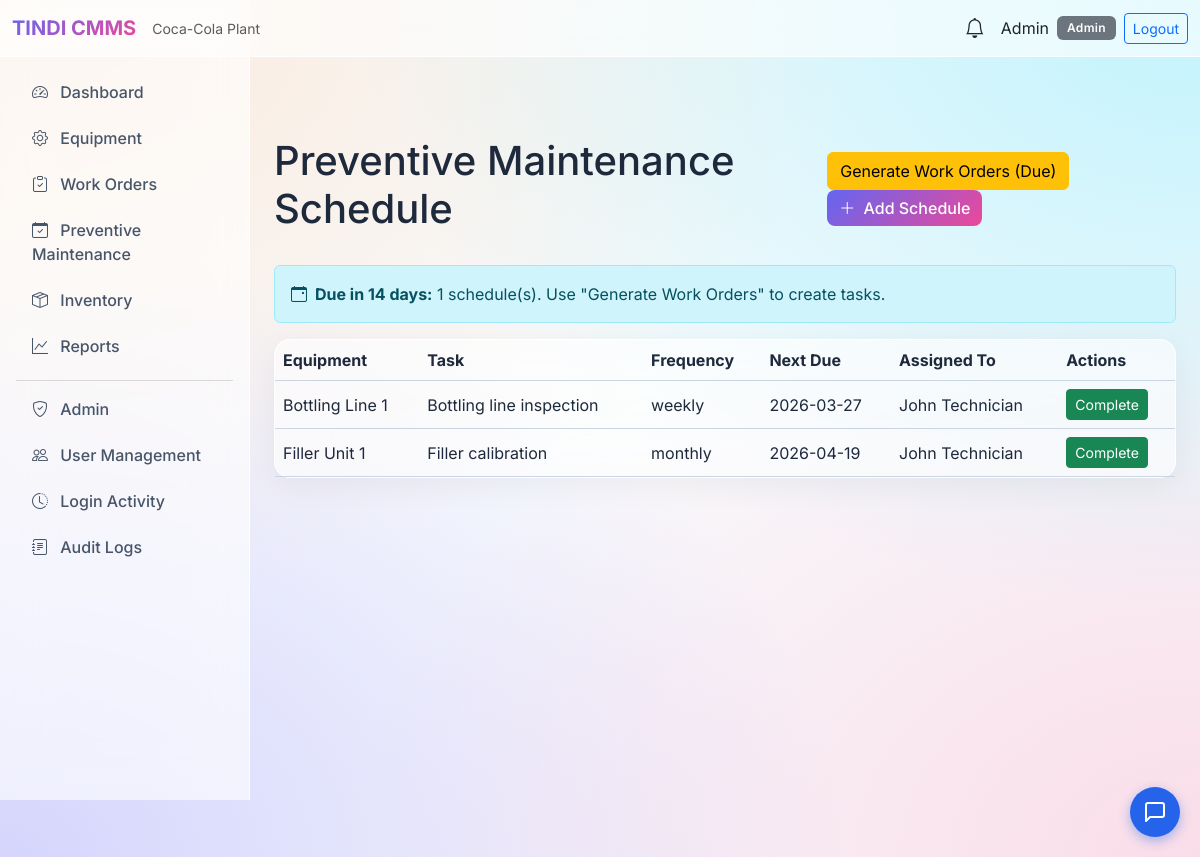
/maintenance (signed in), run on the app's committed database.
### tables this page shows
CREATE TABLE users (
    id INTEGER PRIMARY KEY AUTOINCREMENT,
    name TEXT NOT NULL,
    email TEXT UNIQUE NOT NULL,
    password_hash TEXT NOT NULL,
    role TEXT NOT NULL CHECK(role IN ('Admin', 'Maintenance Manager', 'Technician', 'Store Manager')),
    is_active INTEGER DEFAULT 1,
    created_at TIMESTAMP DEFAULT CURRENT_TIMESTAMP,
    updated_at TIMESTAMP DEFAULT CURRENT_TIMESTAMP
, last_login TIMESTAMP, password TEXT);

CREATE TABLE maintenance_schedule (
    id INTEGER PRIMARY KEY AUTOINCREMENT,
    equipment_id INTEGER NOT NULL,
    task_name TEXT NOT NULL,
    frequency TEXT NOT NULL CHECK(frequency IN ('daily', 'weekly', 'biweekly', 'monthly', 'quarterly', 'annually')),
    next_due_date TEXT NOT NULL,
    last_completed_date TEXT,
    assigned_to INTEGER,
    is_active INTEGER DEFAULT 1,
    notes TEXT,
    created_at TIMESTAMP DEFAULT CURRENT_TIMESTAMP,
    FOREIGN KEY (equipment_id) REFERENCES equipment(id) ON DELETE CASCADE,
    FOREIGN KEY (assigned_to) REFERENCES users(id)
);

CREATE TABLE equipment (
    id INTEGER PRIMARY KEY AUTOINCREMENT,
    name TEXT NOT NULL,
    category TEXT NOT NULL,
    location TEXT,
    status TEXT NOT NULL DEFAULT 'active' CHECK(status IN ('active', 'faulty', 'under_maintenance', 'inactive')),
    qr_code TEXT,
    serial_number TEXT,
    purchase_date TEXT,
    last_maintenance_date TEXT,
    notes TEXT,
    created_at TIMESTAMP DEFAULT CURRENT_TIMESTAMP,
    updated_at TIMESTAMP DEFAULT CURRENT_TIMESTAMP
);

### app/routes/maintenance_routes.py (the view)
@maintenance_bp.route('')
@login_required
@role_required('Admin', 'Maintenance Manager')
def list_schedules():
    schedules = get_all()
    due_soon = get_due_soon(14)
    today_plus_14 = (datetime.now() + timedelta(days=14)).strftime('%Y-%m-%d')
    return render_template('maintenance/list.html', schedules=schedules, due_soon=due_soon, today_plus_14=today_plus_14)

### app/models/maintenance_schedule.py (called while the page is built)
def get_all():
    return execute_query(
        """SELECT ms.*, e.name as equipment_name, e.location, u.name as assigned_to_name
           FROM maintenance_schedule ms
           LEFT JOIN equipment e ON ms.equipment_id = e.id
           LEFT JOIN users u ON ms.assigned_to = u.id
           WHERE ms.is_active = 1 ORDER BY ms.next_due_date""",
        fetch_all=True
    )

def get_due_soon(days=7):
    return execute_query(
        """SELECT ms.*, e.name as equipment_name FROM maintenance_schedule ms
           LEFT JOIN equipment e ON ms.equipment_id = e.id
           WHERE ms.is_active = 1 AND ms.next_due_date <= date('now', '+{} days') AND ms.next_due_date >= date('now')
           ORDER BY ms.next_due_date""".format(days),
        fetch_all=True
    )

### app/models/notification.py (called while the page is built)
def get_unread(user_id):
    return execute_query(
        "SELECT * FROM notifications WHERE user_id = ? AND is_read = 0 ORDER BY created_at DESC",
        (user_id,), fetch_all=True
    )

### app/models/user.py (called while the page is built)
def get_by_id(user_id):
    return execute_query(
        "SELECT id, name, email, role, is_active FROM users WHERE id = ?",
        (user_id,), fetch_one=True
    )

### app/routes/auth_routes.py (called while the page is built)
def login_required(f):
    @wraps(f)
    def decorated(*args, **kwargs):
        if 'user_id' not in session:
            flash('Please log in to access this page.', 'warning')
            return redirect(url_for('auth.login'))
        return f(*args, **kwargs)
    return decorated

def role_required(*allowed_roles):
    def decorator(f):
        @wraps(f)
        def decorated(*args, **kwargs):
            if 'user_id' not in session:
                flash('Please log in.', 'warning')
                return redirect(url_for('auth.login'))
            user = get_by_id(session['user_id'])
            if not user or user['role'] not in allowed_roles:
                flash('Access denied. Insufficient permissions.', 'danger')
                return redirect(url_for('main.dashboard'))
            return f(*args, **kwargs)
        return decorated
    return decorator

### database/db.py (called while the page is built)
def get_connection():
    conn = sqlite3.connect(DATABASE)
    conn.row_factory = sqlite3.Row
    conn.execute("PRAGMA foreign_keys = ON")
    return conn

### templates/maintenance/list.html (shortened to what this page needs)
{% extends "base.html" %}
{% block content %}
<div class="d-flex justify-content-between align-items-center mb-4">
    <h1>Preventive Maintenance Schedule</h1>
    <div>
        <a href="{{ url_for('maintenance.generate_work_orders') }}" class="btn btn-warning me-2">Generate Work Orders (Due)</a>
        <a href="{{ url_for('maintenance.add') }}" class="btn btn-primary"><i class="bi bi-plus-lg me-1"></i> Add Schedule</a>
    </div>
</div>
{% if due_soon %}
<div class="alert alert-info mb-3"><i class="bi bi-calendar-event me-2"></i><strong>Due in 14 days:</strong> {{ due_soon | length }} schedule(s). Use "Generate Work Orders" to create tasks.</div>
{% endif %}
<div class="card">
    <div class="table-responsive">
        <table class="table table-dark table-hover mb-0">
            <thead>
                <tr>
                    <th>Equipment</th>
                    <th>Task</th>
                    <th>Frequency</th>
                    <th>Next Due</th>
                    <th>Assigned To</th>
                    <th>Actions</th>
                </tr>
            </thead>
            <tbody>
                {% for s in schedules %}
                <tr>
                    <td>{{ s.equipment_name }}</td>
                    <td>{{ s.task_name }}</td>
                    <td>{{ s.frequency }}</td>
                    <td>{{ s.next_due_date }}</td>
                    <td>{{ s.assigned_to_name or '-' }}</td>
                    <td>
                        <form method="POST" action="{{ url_for('maintenance.complete', sched_id=s.id) }}" class="d-inline">
                            <button type="submit" class="btn btn-sm btn-success">Complete</button>
                        </form>
                    </td>
                </tr>
                {% else %}
                <tr><td colspan="6" class="text-center text-muted">No preventive maintenance schedules.</td></tr>
                {% endfor %}
            </tbody>
        </table>
    </div>
</div>
{% endblock %}

### templates/base.html (shortened to what this page needs)
<!DOCTYPE html>
<html lang="en">
<head>
    <link href="https://cdn.jsdelivr.net/npm/bootstrap@5.3.2/dist/css/bootstrap.min.css" rel="stylesheet">
    <link href="https://cdn.jsdelivr.net/npm/bootstrap-icons@1.11.1/font/bootstrap-icons.css" rel="stylesheet">
</head>
<body>
    {% if current_user %}
    <nav class="navbar navbar-expand-lg navbar-light navbar-custom">
        <div class="container-fluid">
            <a class="navbar-brand brand-gradient fw-bold" href="{{ url_for('main.dashboard') }}">TINDI CMMS</a>
            <span class="text-muted small">Coca-Cola Plant</span>
            <div class="ms-auto d-flex align-items-center">
                <div class="dropdown me-3">
                    <a class="text-dark position-relative" href="#" data-bs-toggle="dropdown">
                        <i class="bi bi-bell fs-5"></i>
                    </a>
                </div>
                <span class="text-dark me-2">{{ current_user.name }}</span>
                <span class="badge bg-secondary">{{ current_user.role }}</span>
                <a href="{{ url_for('auth.logout') }}" class="btn btn-outline-primary btn-sm ms-2">Logout</a>
            </div>
        </div>
    </nav>
    <div class="d-flex">
        <aside class="sidebar position-fixed top-0 start-0 vh-100"
            style="width: var(--sidebar-width); padding-top: 56px;">
            <nav class="nav flex-column p-3">
                <a class="nav-link rounded"
                    href="{{ url_for('admin.dashboard') if current_user.role == 'Admin' else url_for('main.dashboard') }}"><i
                        class="bi bi-speedometer2 me-2"></i> Dashboard</a>
                {% if current_user.role in ['Admin', 'Maintenance Manager', 'Technician'] %}
                <a class="nav-link rounded" href="{{ url_for('equipment.list_equipment') }}"><i
                        class="bi bi-gear me-2"></i> Equipment</a>
                {% endif %}
                {% if current_user.role in ['Admin', 'Maintenance Manager', 'Technician'] %}
                <a class="nav-link rounded" href="{{ url_for('work_order.list_work_orders') }}"><i
                        class="bi bi-clipboard-check me-2"></i> Work Orders</a>
                {% endif %}
                {% if current_user.role in ['Admin', 'Maintenance Manager'] %}
                <a class="nav-link rounded" href="{{ url_for('maintenance.list_schedules') }}"><i
                        class="bi bi-calendar-check me-2"></i> Preventive Maintenance</a>
                {% endif %}
                {% if current_user.role in ['Admin', 'Store Manager', 'Maintenance Manager'] %}
                <a class="nav-link rounded" href="{{ url_for('inventory.list_inventory') }}"><i
                        class="bi bi-box-seam me-2"></i> Inventory</a>
                {% endif %}
                {% if current_user.role in ['Admin', 'Maintenance Manager'] %}
                <a class="nav-link rounded" href="{{ url_for('reports.index') }}"><i class="bi bi-graph-up me-2"></i>
                    Reports</a>
                {% endif %}
                {% if current_user.role == 'Admin' %}
                <hr class="border-secondary my-2">
                <a class="nav-link rounded" href="{{ url_for('admin.dashboard') }}"><i
                        class="bi bi-shield-check me-2"></i> Admin</a>
                <a class="nav-link rounded" href="{{ url_for('admin.users') }}"><i class="bi bi-people me-2"></i> User
                    Management</a>
                <a class="nav-link rounded" href="{{ url_for('admin.login_activity') }}"><i
                        class="bi bi-clock-history me-2"></i> Login Activity</a>
                <a class="nav-link rounded" href="{{ url_for('audit.audit_logs') }}"><i
                        class="bi bi-journal-text me-2"></i> Audit Logs</a>
                {% endif %}
            </nav>
        </aside>
        <main class="main-content flex-grow-1 p-4" style="padding-top: 80px !important;">
            {% block content %}{% endblock %}
        </main>
    </div>
    {% else %}
    {% block full_page %}{% endblock %}
    {% endif %}
    {% include 'chatbot_widget.html' %}
</body>
</html>

### templates/base.html (style rules this page uses)
:root { --sidebar-width: 250px; --glass-bg: rgba(255, 255, 255, 0.6); --glass-border: rgba(255, 255, 255, 0.8); --accent-glow: rgba(99, 102, 241, 0.4); }
body { background-color: #f8fafc; background-image: radial-gradient(at 0% 0%, hsla(28,100%,74%,0.25) 0px, transparent 50%), radial-gradient(at 100% 0%, hsla(189,100%,56%,0.25) 0px, transparent 50%), radial-gradient(at 100% 100%, hsla(340,100%,76%,0.25) 0px, transparent 50%), radial-gradient(at 0% 100%, hsla(242,100%,70%,0.25) 0px, transparent 50%); background-attachment: fixed; color: #1e293b; font-family: 'Inter', sans-serif; min-height: 100vh; }
.sidebar { min-height: 100vh; background: var(--glass-bg); backdrop-filter: blur(24px); -webkit-backdrop-filter: blur(24px); border-right: 1px solid var(--glass-border); transition: all 0.3s ease; }
.sidebar .nav-link { color: #475569; border-radius: 8px; margin-bottom: 6px; transition: all 0.3s cubic-bezier(0.4, 0, 0.2, 1); font-weight: 500; }
.main-content { margin-left: var(--sidebar-width); min-height: 100vh; background: transparent; }
.card { background: var(--glass-bg); backdrop-filter: blur(24px); -webkit-backdrop-filter: blur(24px); border: 1px solid var(--glass-border); border-radius: 16px; color: #1e293b; box-shadow: 0 8px 32px rgba(0, 0, 0, 0.05); transition: transform 0.3s ease, box-shadow 0.3s ease; }
.table { color: #1e293b; vertical-align: middle; }
.table-dark { --bs-table-bg: transparent; --bs-table-color: #1e293b; --bs-table-border-color: #cbd5e1; --bs-table-striped-bg: rgba(0, 0, 0, 0.02); --bs-table-striped-color: #1e293b; --bs-table-hover-bg: rgba(0, 0, 0, 0.04); --bs-table-hover-color: #1e293b; color: #1e293b; border-color: #cbd5e1; }
.navbar-custom { background: var(--glass-bg) !important; backdrop-filter: blur(24px); -webkit-backdrop-filter: blur(24px); border-bottom: 1px solid var(--glass-border); z-index: 1030; }
.brand-gradient { background: linear-gradient(135deg, #6366f1 0%, #ec4899 100%); -webkit-background-clip: text; background-clip: text; -webkit-text-fill-color: transparent; text-shadow: none; }
.btn-primary { background: linear-gradient(135deg, #6366f1 0%, #ec4899 100%); border: none; border-radius: 8px; font-weight: 500; color: #ffffff; transition: all 0.3s ease; }
.badge { padding: 6px 10px; border-radius: 6px; font-weight: 600; letter-spacing: 0.3px; }

### data on the page
users: name "Admin", role "Admin"
maintenance_schedule: equipment_name "Bottling Line 1", task_name "Bottling line inspection", frequency "weekly", next_due_date "2026-03-27", name "John Technician"
maintenance_schedule: equipment_name "Filler Unit 1", task_name "Filler calibration", frequency "monthly", next_due_date "2026-04-19", name "John Technician"

### other printed values
{{ due_soon | length }} "1"
